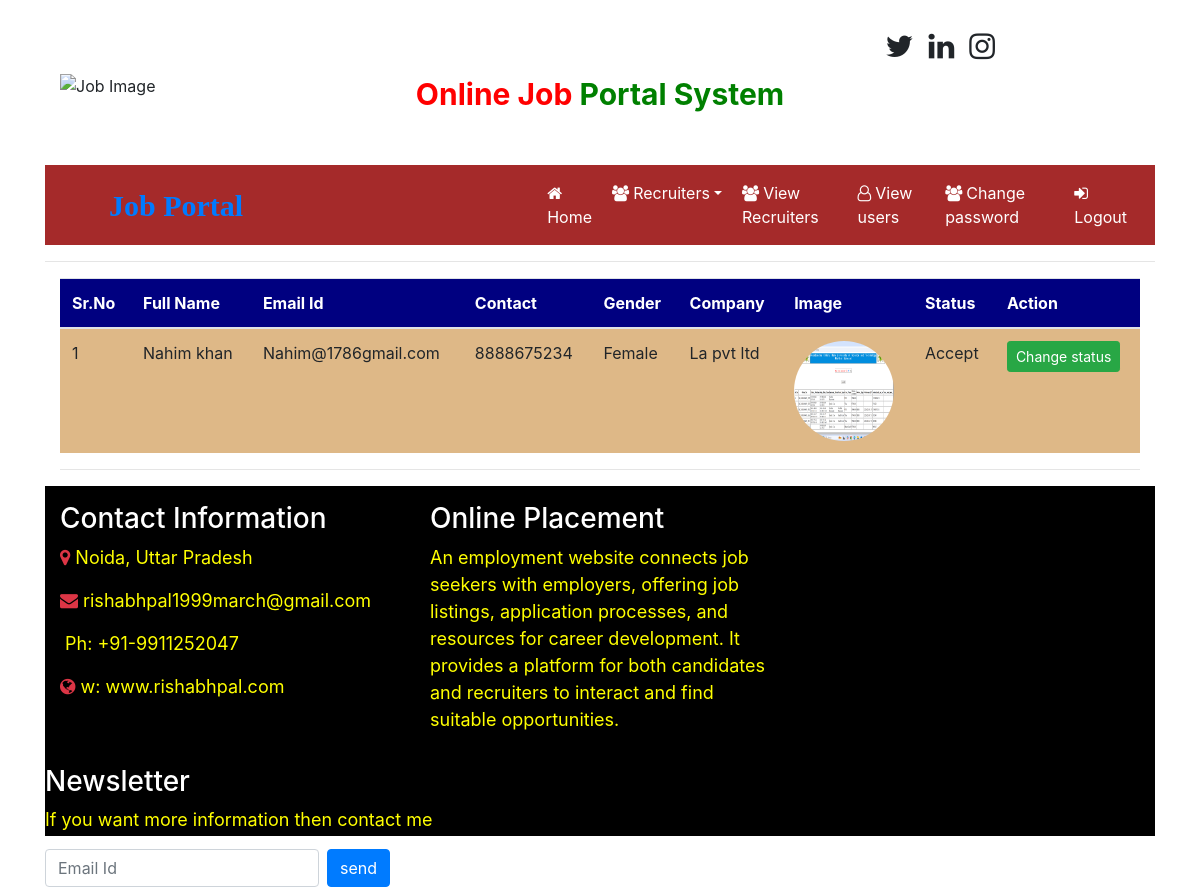
Page /recruiter_accepted (signed in) on the committed database.
### job/models.py (models this page shows, shortened)
class Recruiter(models.Model):
    user = models.ForeignKey(User, on_delete=models.CASCADE)
    mobile=models.CharField(max_length=15, null=True)
    image=models.FileField(null=True)
    gender=models.CharField(max_length=10,null=True)
    company=models.CharField(max_length=100,null=True)
    type=models.CharField(max_length=10,null=True)
    status=models.CharField(max_length=20,null=True)

### job/views.py (the view)
# urls.py: path('recruiter_accepted', recruiter_accepted, name="recruiter_accepted"),
def recruiter_accepted(request):
    if not request.user.is_authenticated:
        return redirect('admin_login')  # Redirect to login page if not authenticated
    data=Recruiter.objects.filter(status='Accept')
    return render(request, 'recruiter_accepted.html',{'data':data})

### job/templates/recruiter_accepted.html
{%extends 'base.html' %}
{% load static %}
{% block body %}
{% include 'admin_navigation.html' %}
<hr>
<div class="container">
<table class="table table-hover" id="example">
  <thead>
    <tr style="background-color: #000080; color : white">
      <th>Sr.No</th>
      <th>Full Name</th>
      <th>Email Id</th>
      <th>Contact</th>
      <th>Gender</th>
      <th>Company</th>
      <th>Image</th>
      <th>Status</th>
      <th>Action</th>
    </tr>
  </thead>
  <tbody>
    {% for i in data %}
    <tr style="background-color: #DEB887">
      <td>{{forloop.counter}}</td>
      <td> {{i.user.first_name}} {{i.user.last_name}}</td>
      <td>{{i.user.username}}</td>
      <td>{{i.mobile}}</td>
      <td>{{i.gender}}</td>
      <td>{{i.company}}</td>
      <td><img src = "{{i.image.url}}" style="width:100px; height:100px; border-radius: 50%;"></td>
      <td>{{i.status}}</td>
      <td><a href="{% url 'change_status' i.id %}" class="btn btn-success btn-sm" >Change status</a></td>
    </tr>
    {% endfor %}
  </tbody>
</table>
<hr>
</div>
{% include "footer.html" %}
{% endblock %}

### rows in the picture
Recruiter: user.first_name "Nahim", user.last_name "khan", user.username "Nahim@1786gmail.com", mobile "8888675234", gender "Female", company "La pvt ltd", image (picture), status "Accept"
